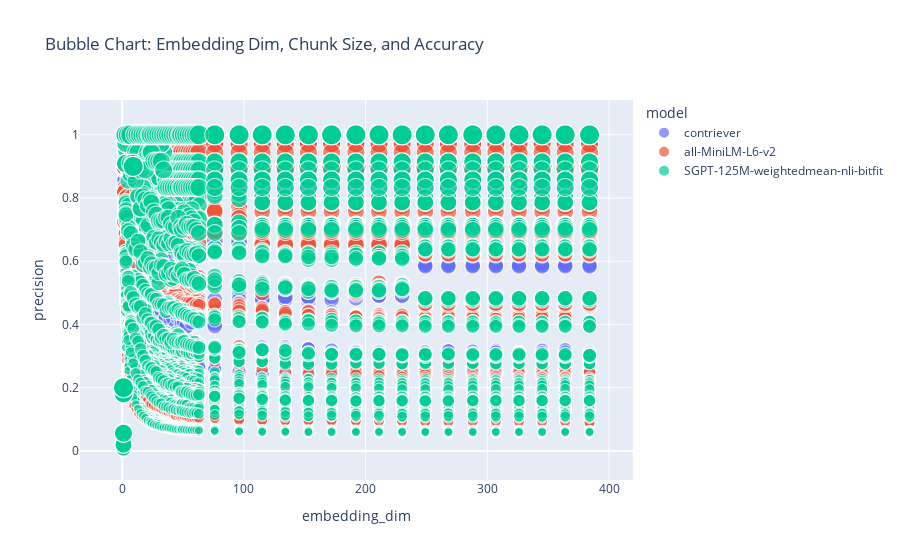

The notebook cell this image was saved under:
### Code cell
import plotly.express as px

fig = px.scatter(df, x='embedding_dim', y='precision', size='chunk_size', color='model',
                 labels={'accuracy': 'Accuracy'},
                 title='Bubble Chart: Embedding Dim, Chunk Size, and Accuracy')
fig.show()

### Figure 1 — Plotly figure (JSON) as saved in the notebook; plotly's stock layout.template omitted (floating-point values rounded to 4 significant figures; data arrays with more than 128 entries replaced by an {"elided": "..."} marker saying what was removed)
{"data": [{"hovertemplate": "model=contriever<br>embedding_dim=%{x}<br>precision=%{y}<br>chunk_size=%{marker.size}<extra></extra>", "legendgroup": "contriever", "marker": {"color": "#636efa", "size": {"elided": "5400 int values"}, "sizemode": "area", "sizeref": 1.25, "symbol": "circle"}, "mode": "markers", "name": "contriever", "showlegend": true, "type": "scattergl", "x": {"elided": "5400 int values"}, "xaxis": "x", "y": {"elided": "5400 float values"}, "yaxis": "y"}, {"hovertemplate": "model=all-MiniLM-L6-v2<br>embedding_dim=%{x}<br>precision=%{y}<br>chunk_size=%{marker.size}<extra></extra>", "legendgroup": "all-MiniLM-L6-v2", "marker": {"color": "#EF553B", "size": {"elided": "5400 int values"}, "sizemode": "area", "sizeref": 1.25, "symbol": "circle"}, "mode": "markers", "name": "all-MiniLM-L6-v2", "showlegend": true, "type": "scattergl", "x": {"elided": "5400 int values"}, "xaxis": "x", "y": {"elided": "5400 float values"}, "yaxis": "y"}, {"hovertemplate": "model=SGPT-125M-weightedmean-nli-bitfit<br>embedding_dim=%{x}<br>precision=%{y}<br>chunk_size=%{marker.size}<extra></extra>", "legendgroup": "SGPT-125M-weightedmean-nli-bitfit", "marker": {"color": "#00cc96", "size": {"elided": "5400 int values"}, "sizemode": "area", "sizeref": 1.25, "symbol": "circle"}, "mode": "markers", "name": "SGPT-125M-weightedmean-nli-bitfit", "showlegend": true, "type": "scattergl", "x": {"elided": "5400 int values"}, "xaxis": "x", "y": {"elided": "5400 float values"}, "yaxis": "y"}], "layout": {"legend": {"itemsizing": "constant", "title": {"text": "model"}, "tracegroupgap": 0}, "title": {"text": "Bubble Chart: Embedding Dim, Chunk Size, and Accuracy"}, "xaxis": {"anchor": "y", "domain": [0, 1], "title": {"text": "embedding_dim"}}, "yaxis": {"anchor": "x", "domain": [0, 1], "title": {"text": "precision"}}}}
